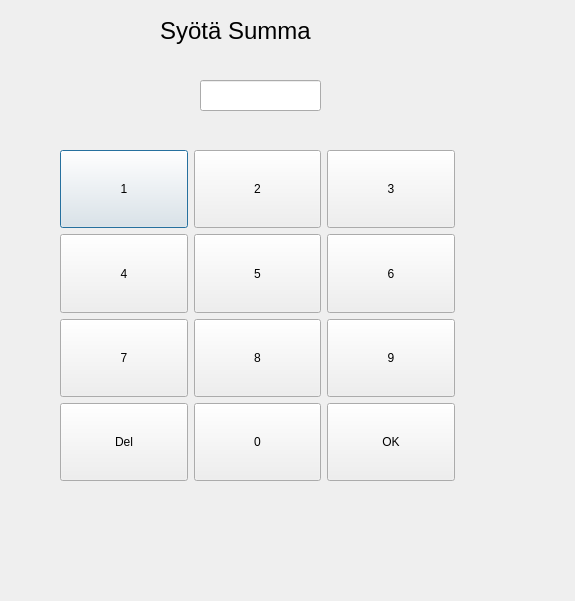
<?xml version="1.0" encoding="UTF-8"?>
<ui version="4.0">
 <class>NappaimistoDialog</class>
 <widget class="QDialog" name="NappaimistoDialog">
  <property name="geometry">
   <rect>
    <x>0</x>
    <y>0</y>
    <width>575</width>
    <height>601</height>
   </rect>
  </property>
  <property name="windowTitle">
   <string>Dialog</string>
  </property>
  <widget class="QLabel" name="label">
   <property name="geometry">
    <rect>
     <x>160</x>
     <y>0</y>
     <width>191</width>
     <height>61</height>
    </rect>
   </property>
   <property name="font">
    <font>
     <pointsize>18</pointsize>
    </font>
   </property>
   <property name="text">
    <string>Syötä Summa</string>
   </property>
  </widget>
  <widget class="QWidget" name="widget" native="true">
   <property name="geometry">
    <rect>
     <x>180</x>
     <y>70</y>
     <width>151</width>
     <height>51</height>
    </rect>
   </property>
   <widget class="QLineEdit" name="lineEdit">
    <property name="geometry">
     <rect>
      <x>20</x>
      <y>10</y>
      <width>121</width>
      <height>31</height>
     </rect>
    </property>
    <property name="font">
     <font>
      <pointsize>18</pointsize>
     </font>
    </property>
   </widget>
  </widget>
  <widget class="QWidget" name="widget_2" native="true">
   <property name="geometry">
    <rect>
     <x>50</x>
     <y>140</y>
     <width>421</width>
     <height>351</height>
    </rect>
   </property>
   <widget class="QWidget" name="gridLayoutWidget">
    <property name="geometry">
     <rect>
      <x>10</x>
      <y>10</y>
      <width>395</width>
      <height>331</height>
     </rect>
    </property>
    <layout class="QGridLayout" name="gridLayout">
     <item row="0" column="0">
      <widget class="QPushButton" name="pushButton_1">
       <property name="sizePolicy">
        <sizepolicy hsizetype="Minimum" vsizetype="Minimum">
         <horstretch>0</horstretch>
         <verstretch>0</verstretch>
        </sizepolicy>
       </property>
       <property name="text">
        <string>1</string>
       </property>
      </widget>
     </item>
     <item row="2" column="3">
      <widget class="QPushButton" name="pushButton_9">
       <property name="sizePolicy">
        <sizepolicy hsizetype="Minimum" vsizetype="Minimum">
         <horstretch>0</horstretch>
         <verstretch>0</verstretch>
        </sizepolicy>
       </property>
       <property name="text">
        <string>9</string>
       </property>
      </widget>
     </item>
     <item row="2" column="0">
      <widget class="QPushButton" name="pushButton_7">
       <property name="sizePolicy">
        <sizepolicy hsizetype="Minimum" vsizetype="Minimum">
         <horstretch>0</horstretch>
         <verstretch>0</verstretch>
        </sizepolicy>
       </property>
       <property name="text">
        <string>7</string>
       </property>
      </widget>
     </item>
     <item row="2" column="1">
      <widget class="QPushButton" name="pushButton_8">
       <property name="sizePolicy">
        <sizepolicy hsizetype="Minimum" vsizetype="Minimum">
         <horstretch>0</horstretch>
         <verstretch>0</verstretch>
        </sizepolicy>
       </property>
       <property name="text">
        <string>8</string>
       </property>
      </widget>
     </item>
     <item row="3" column="3">
      <widget class="QPushButton" name="pushButton_del">
       <property name="sizePolicy">
        <sizepolicy hsizetype="Minimum" vsizetype="Minimum">
         <horstretch>0</horstretch>
         <verstretch>0</verstretch>
        </sizepolicy>
       </property>
       <property name="text">
        <string>OK</string>
       </property>
      </widget>
     </item>
     <item row="1" column="0">
      <widget class="QPushButton" name="pushButton_4">
       <property name="sizePolicy">
        <sizepolicy hsizetype="Minimum" vsizetype="Minimum">
         <horstretch>0</horstretch>
         <verstretch>0</verstretch>
        </sizepolicy>
       </property>
       <property name="text">
        <string>4</string>
       </property>
      </widget>
     </item>
     <item row="1" column="3">
      <widget class="QPushButton" name="pushButton_6">
       <property name="sizePolicy">
        <sizepolicy hsizetype="Minimum" vsizetype="Minimum">
         <horstretch>0</horstretch>
         <verstretch>0</verstretch>
        </sizepolicy>
       </property>
       <property name="text">
        <string>6</string>
       </property>
      </widget>
     </item>
     <item row="0" column="3">
      <widget class="QPushButton" name="pushButton_3">
       <property name="sizePolicy">
        <sizepolicy hsizetype="Minimum" vsizetype="Minimum">
         <horstretch>0</horstretch>
         <verstretch>0</verstretch>
        </sizepolicy>
       </property>
       <property name="text">
        <string>3</string>
       </property>
      </widget>
     </item>
     <item row="0" column="1">
      <widget class="QPushButton" name="pushButton_2">
       <property name="sizePolicy">
        <sizepolicy hsizetype="Minimum" vsizetype="Minimum">
         <horstretch>0</horstretch>
         <verstretch>0</verstretch>
        </sizepolicy>
       </property>
       <property name="text">
        <string>2</string>
       </property>
      </widget>
     </item>
     <item row="3" column="0">
      <widget class="QPushButton" name="pushButton_ok">
       <property name="sizePolicy">
        <sizepolicy hsizetype="Minimum" vsizetype="Minimum">
         <horstretch>0</horstretch>
         <verstretch>0</verstretch>
        </sizepolicy>
       </property>
       <property name="text">
        <string>Del</string>
       </property>
      </widget>
     </item>
     <item row="3" column="1">
      <widget class="QPushButton" name="pushButton_0">
       <property name="sizePolicy">
        <sizepolicy hsizetype="Minimum" vsizetype="Minimum">
         <horstretch>0</horstretch>
         <verstretch>0</verstretch>
        </sizepolicy>
       </property>
       <property name="text">
        <string>0</string>
       </property>
      </widget>
     </item>
     <item row="1" column="1">
      <widget class="QPushButton" name="pushButton_5">
       <property name="sizePolicy">
        <sizepolicy hsizetype="Minimum" vsizetype="Minimum">
         <horstretch>0</horstretch>
         <verstretch>0</verstretch>
        </sizepolicy>
       </property>
       <property name="text">
        <string>5</string>
       </property>
      </widget>
     </item>
    </layout>
   </widget>
  </widget>
 </widget>
 <resources/>
 <connections/>
</ui>
